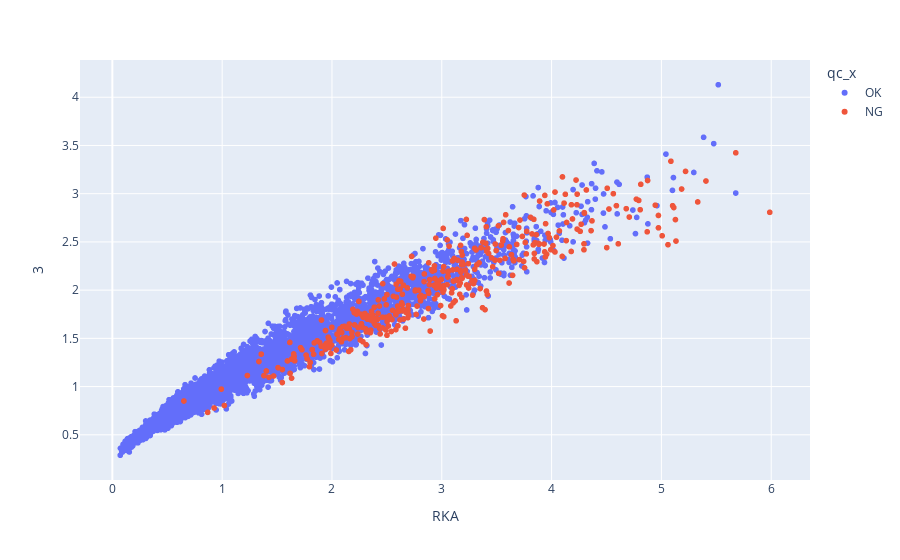

Write notebook code for a chart like this one.
### Markdown cell above
### Interactive Plot

### Code cell
fig = px.scatter(plotdata, x='RKA', y='3', color='qc_x', custom_data=['id','RKA'])
                    
#set hover
fig.update_traces(
    hovertemplate = "<br>".join([
    "Sequence: %{customdata[0]}",
    "RKA: %{customdata[1]}"])
)
fig.show()

### Figure 1 — Plotly figure (JSON) as saved in the notebook; plotly's stock layout.template omitted (floating-point values rounded to 4 significant figures; data arrays with more than 128 entries replaced by an {"elided": "..."} marker saying what was removed)
{"data": [{"customdata": {"elided": "3703x2 mixed values"}, "hovertemplate": "Sequence: %{customdata[0]}<br>RKA: %{customdata[1]}", "legendgroup": "OK", "marker": {"color": "#636efa", "symbol": "circle"}, "mode": "markers", "name": "OK", "showlegend": true, "type": "scattergl", "x": {"elided": "3703 float values"}, "xaxis": "x", "y": {"elided": "3703 float values"}, "yaxis": "y"}, {"customdata": {"elided": "393x2 mixed values"}, "hovertemplate": "Sequence: %{customdata[0]}<br>RKA: %{customdata[1]}", "legendgroup": "NG", "marker": {"color": "#EF553B", "symbol": "circle"}, "mode": "markers", "name": "NG", "showlegend": true, "type": "scattergl", "x": {"elided": "393 float values"}, "xaxis": "x", "y": {"elided": "393 float values"}, "yaxis": "y"}], "layout": {"legend": {"title": {"text": "qc_x"}, "tracegroupgap": 0}, "margin": {"t": 60}, "xaxis": {"anchor": "y", "domain": [0, 1], "title": {"text": "RKA"}}, "yaxis": {"anchor": "x", "domain": [0, 1], "title": {"text": "3"}}}}
